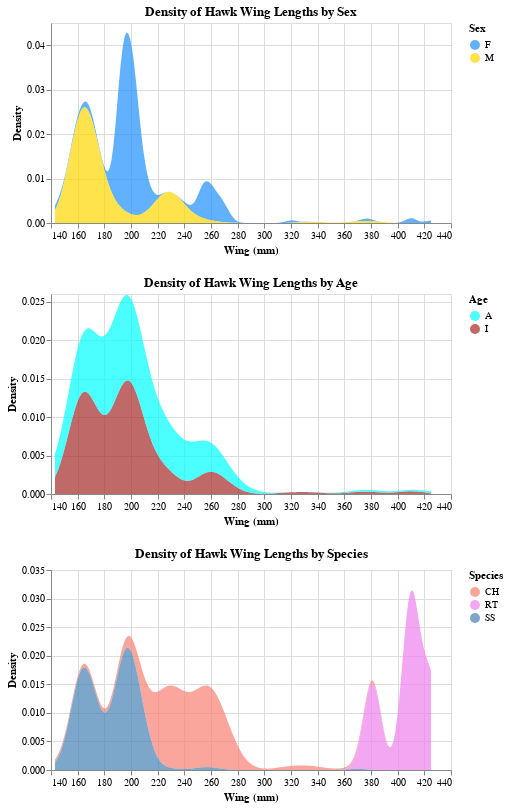

Notebook cell for this chart:
### Markdown cell above
---

<div style="background-color: #d2e6f8ff; border-left:6px solid #9dcffaff; padding:15px; margin:15px 0;">

<h2>VIZ TASK: Density Plots by Categorical Attributes (Age, Sex, Species) </h2>

    So this question is going to be a bit different. You will first create a base chart that includes the mark and the encodings as detailed below. 
    
<h4>Chart Specifications:</h4>
<ul>
  <li><b>Base chart:</b> Create a density chart of `wing` with <code>mark_area()</code> and <code>opacity=0.7</code></li>
  <li><b>X channel:</b> `wing` with title "Wing (mm)"</li>
  <li><b>Y channel:</b> `density` with title "Density"</li>
  <li><b>Base Chart Properties:</b> Width = 400px, Height = 200px</li>
</ul>

    
<h4>Individual Charts</h4>
    Now we will create 3 charts, but we will use the base chart as the starting point. What you need to do is for each chart, include the density transform, title, and encode the color channel. 
    So the structure of each chart should be as follows
    <pre><code>
    X_chart = density_base.transform_density(
        '...',
        as_=['...', '...'],
        groupby= ['...']
    ).encode(
        color=...
    ).properties(
        title="..."
    )
    </code></pre>
<ul>The styling for each of the 3 charts is as described below
<li><b>sex</b> - Title:"Density of Hawk Wing Lengths by Sex", color range is <code>['dodgerblue', 'gold']</code> </li>
<li><b>age</b> - Title:"Density of Hawk Wing Lengths by Age", color range is <code>['cyan', 'brown']</code> </li>
<li><b>species</b> - Title:"Density of Hawk Wing Lengths by Species", color range is <code>['salmon', 'violet', 'steelblue'] </code> </li>
</ul>
    
    
<b>Also make sure that the Color legend title is appropriately styled for each chart </b>
  
</div>



_Points:_ 25

### Code cell
# Base density chart
density_base = alt.Chart(hawks).mark_area(
    opacity = 0.7
).encode(
    alt.X("wing:Q", title = "Wing (mm)"),
    alt.Y("density:Q", title = "Density")
).properties(
    width = 400,
    height = 200)

sex_chart = density_base

age_chart = density_base
species_chart = density_base

# Show all three charts
(sex_chart & age_chart & species_chart).resolve_scale(
   color='independent'
)

### Figure 1 — Vega-Lite specification as saved in the notebook (floating-point values rounded to 4 significant figures; data arrays with more than 128 entries replaced by an {"elided": "..."} marker saying what was removed)
{"config": {"view": {"continuousWidth": 300, "continuousHeight": 300}}, "vconcat": [{"mark": {"type": "area", "opacity": 0.7}, "encoding": {"color": {"field": "sex", "scale": {"range": ["dodgerblue", "gold"]}, "title": "Sex", "type": "nominal"}, "x": {"field": "wing", "title": "Wing (mm)", "type": "quantitative"}, "y": {"field": "density", "title": "Density", "type": "quantitative"}}, "height": 200, "title": "Density of Hawk Wing Lengths by Sex", "transform": [{"density": "wing", "groupby": ["sex"], "as": ["wing", "density"]}], "width": 400}, {"mark": {"type": "area", "opacity": 0.7}, "encoding": {"color": {"field": "age", "scale": {"range": ["cyan", "brown"]}, "title": "Age", "type": "ordinal"}, "x": {"field": "wing", "title": "Wing (mm)", "type": "quantitative"}, "y": {"field": "density", "title": "Density", "type": "quantitative"}}, "height": 200, "title": "Density of Hawk Wing Lengths by Age", "transform": [{"density": "wing", "groupby": ["age"], "as": ["wing", "density"]}], "width": 400}, {"mark": {"type": "area", "opacity": 0.7}, "encoding": {"color": {"field": "species", "scale": {"range": ["salmon", "violet", "steelblue"]}, "title": "Species", "type": "nominal"}, "x": {"field": "wing", "title": "Wing (mm)", "type": "quantitative"}, "y": {"field": "density", "title": "Density", "type": "quantitative"}}, "height": 200, "title": "Density of Hawk Wing Lengths by Species", "transform": [{"density": "wing", "groupby": ["species"], "as": ["wing", "density"]}], "width": 400}], "data": {"name": "data-0bb60125521e568eb82fcf1f30ad4b33"}, "resolve": {"scale": {"color": "independent"}}, "$schema": "https://vega.github.io/schema/vega-lite/v5.20.1.json", "datasets": {"data-0bb60125521e568eb82fcf1f30ad4b33": {"elided": "332 records"}}}
